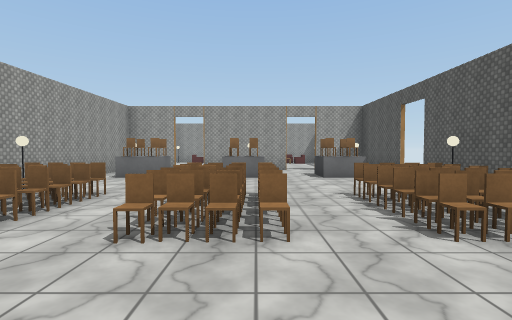
View 1 (above)

14 first-person views from a walk through a Webots world. The camera is 1.3 m above the floor, tilts 2° down and sees 85° across. The floor is counted in squares, 2 m on a side. Each view is taken from the middle of a square. On the plan, view 1 faces up. The plan holds only what a view shows up to about 9 squares ahead; the rest is blank. Webots' stock objects and surfaces are drawn as simple stand-ins. Door leaves are left out.

View 2
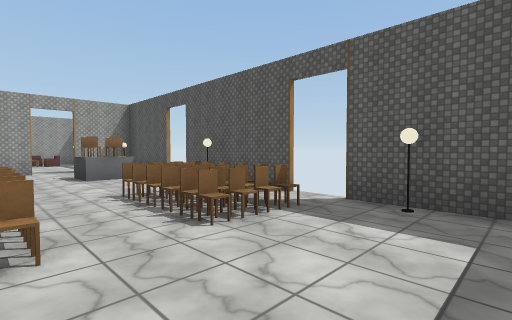

View 3
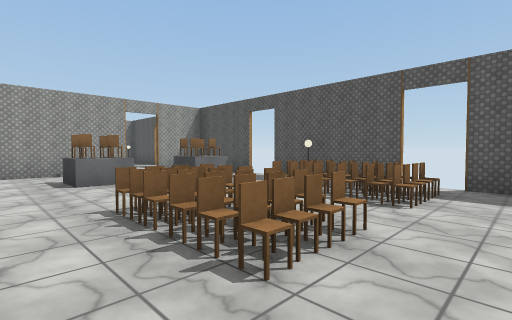

View 4
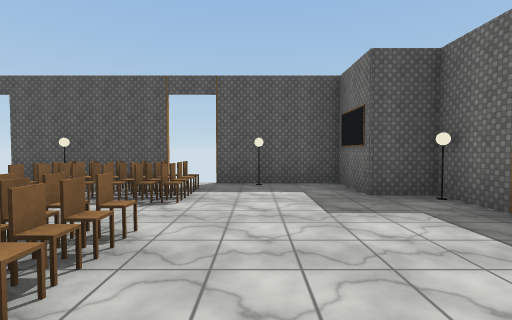

View 5
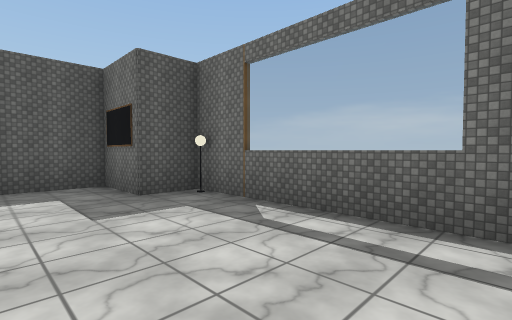

View 6
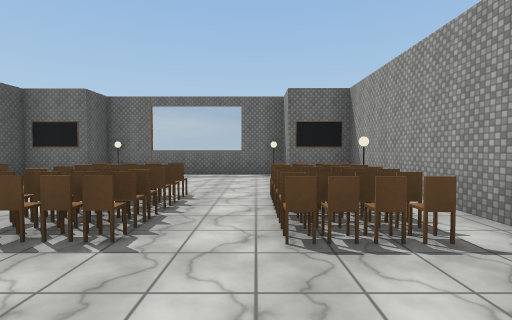

View 7
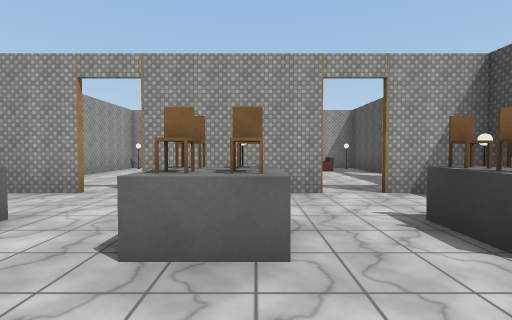

View 8
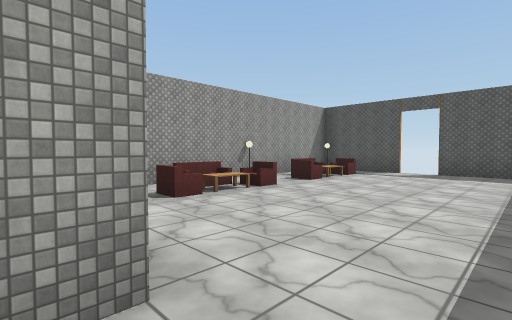

View 9
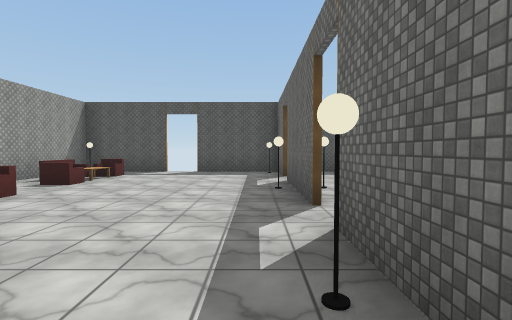

View 10
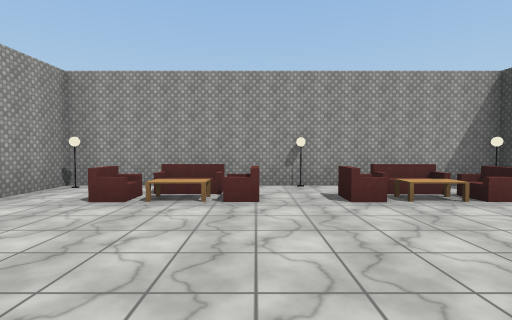

View 11
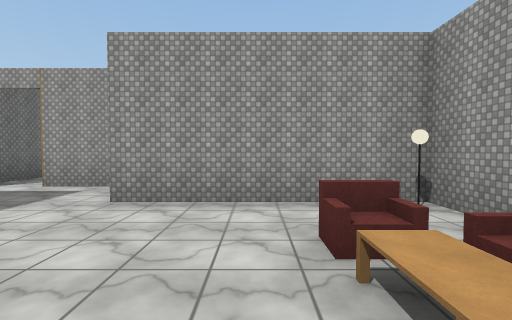

View 12
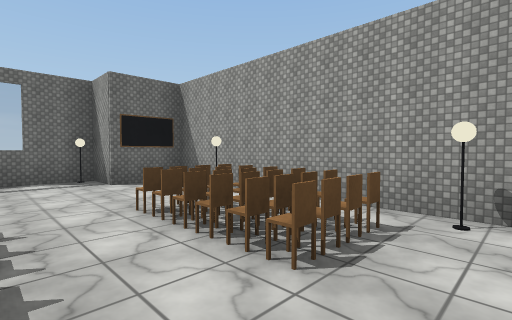

View 13
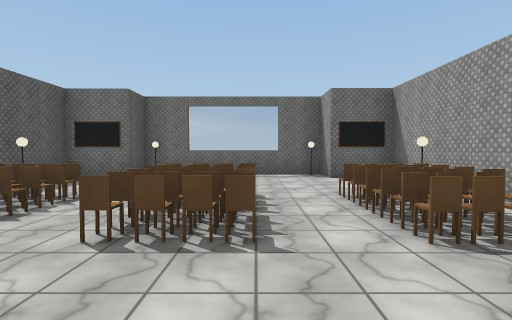

View 14
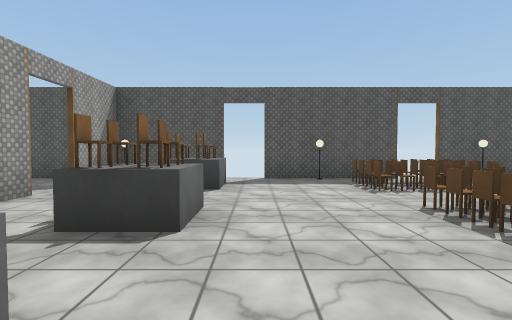

### Floor plan
Points are (right, up) in squares from view 1. A wall is a line through its corners. A room is listed if a view was taken in it or the views show most of it. See-through windows are left out.
Room 1 (views 1, 2, 3, 4, 5, 6, 7, 12, 13, 14)
walls: (3.5, 2.6) (3.5, 5.9); (-4.2, 4.4) (-4.2, 1.4); (-4.2, 0.4) (-4.2, -0.6); (3.5, 6.6) (3.5, 8.5); (3.5, -0.8) (3.5, 1.9); (-2.9, -1.6) (2.1, -1.6); (-0.5, 9.2) (-1.7, 9.2); (-2.6, 9.2) (-3.5, 9.2); (-4.2, 8.4) (-4.2, 5.4)
ways out: open door at (-2, 9) to room 2; open door at (1.5, 9) to room 2; open door at (3.7, 6.3); gap at (4, 2.5)
objects: blackboard (-3, -1); other object (-3, 2); other object (-3, 3); chair (-3, 4); chair (-3, 7); other object (-2, -1); chair (-2, 2); chair (-2, 3); chair (-2, 4); ramp (-2, 7); chair (-1, 2); chair (-1, 3); chair (-1, 4); chair (-1, 7); chair (0, 2); chair (0, 3); chair (0, 4); ramp (0, 7); chair (0, 8); chair (1, 7); floor lamp (2, -1); chair (2, 2); other object (2, 3); chair (2, 4); chair (2, 7); blackboard (3, -1); floor lamp (3, 1); chair (3, 2); other object (3, 3); other object (3, 4); floor lamp (3, 5); ramp (3, 7)
Room 2 (views 8, 9, 10, 11)
walls: (-1.8, 9.3) (1.1, 9.3); (1.1, 9.2) (-0.5, 9.2); (-3.6, 9.3) (-2.8, 9.3); (3.5, 12.6) (3.5, 15.2) (-4.5, 15.2) (-4.5, 11.2) (-5, 11.2); (-6, 10.5) (-6, 9.1); (3.5, 9.2) (1.9, 9.2); (3.5, 8.5) (3.5, 11.9)
ways out: open door at (-2, 9) to room 1; open door at (1.5, 9) to room 1; open door at (-6, 8.5); gap at (3.7, 12.3)
objects: floor lamp (-4, 10); floor lamp (-4, 15); armchair (-3, 14); table (-2, 13); sofa (-2, 14); armchair (-1, 14); other object (0, 9); floor lamp (0, 10); other object (0, 15); table (1, 14); armchair (2, 14); floor lamp (3, 9); other object (3, 10); floor lamp (3, 15)

Positions as (right, up) in squares from view 1, and headings:
1: (0, 0), facing up
2: (0, 0), facing up-right
3: (-2, 1), facing up-right
4: (-2, 1), facing right
5: (-2, 1), facing down-right
6: (-2, 6), facing down
7: (0, 5), facing up
8: (-5, 10), facing up-right
9: (-5, 10), facing right
10: (-1, 10), facing up
11: (-1, 13), facing left
12: (-1, 5), facing down-left
13: (-1, 6), facing down
14: (-3, 6), facing right
